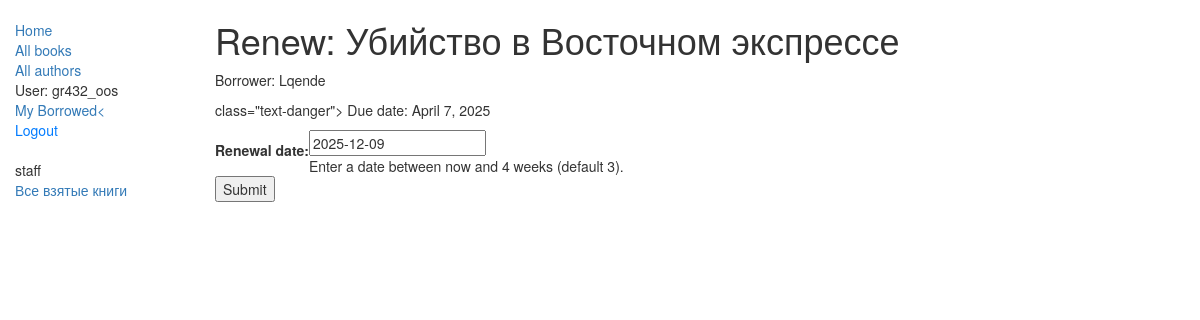
The app's page /catalog/book/6f23cda9-fe02-45d1-8295-461a527018bc/renew/ (signed in) with its own data.
### catalog/models.py (models this page shows, shortened)
class BookInstance(models.Model):
    id = models.UUIDField(primary_key=True, default=uuid.uuid4, help_text="Unique ID for this particular book across whole library")
    book = models.ForeignKey('Book', on_delete=models.SET_NULL, null=True)
    imprint = models.CharField(max_length=200)
    due_back = models.DateField(null=True, blank=True)
    borrower = models.ForeignKey(User, on_delete=models.SET_NULL, null=True, blank=True)
    LOAN_STATUS = (
        ('m', 'Maintenance'),
        ('o', 'On loan'),
        ('a', 'Available'),
        ('r', 'Reserved'),
    )
    status = models.CharField(max_length=1, choices=LOAN_STATUS, blank=True, default='m', help_text='Book availability')
    @property
    def is_overdue(self):
        if self.due_back and date.today() > self.due_back:
            return True
        return False
    class Meta:
        ordering = ["due_back"]
        permissions = [
            ("can_mark_returned", "Can mark book as returned"),
        ]

class Book(models.Model):
    title = models.CharField(max_length=200)
    author = models.ForeignKey('Author', on_delete=models.SET_NULL, null=True)
    summary = models.TextField(max_length=1000, help_text="Enter a brief description of the book")
    isbn = models.CharField('ISBN',max_length=13, help_text='13 Character <a href="https://www.isbn-international.org/content/what-isbn">ISBN number</a>')
    genre = models.ManyToManyField(Genre, help_text="Select a genre for this book")
    def display_genre(self):
        """
        Creates a string for the Genre. This is required to display genre in Admin.
        """
        return ', '.join([genre.name for genre in self.genre.all()[:3]])
    display_genre.short_description = 'Genre'

### catalog/views.py (the view)
# urls.py: path('book/<uuid:pk>/renew/', views.renew_book_librarian, name='renew-book-librarian'),
@permission_required('catalog.can_mark_returned')
def renew_book_librarian(request, pk):
    book_inst = get_object_or_404(BookInstance, pk=pk)
    if request.method == 'POST':
        form = RenewBookForm(request.POST)
        if form.is_valid():
            book_inst.due_back = form.cleaned_data['renewal_date']
            book_inst.save()
            return HttpResponseRedirect('/catalog/')
    else:
        proposed_renewal_date = datetime.date.today() + datetime.timedelta(weeks=3)
        form = RenewBookForm(initial={'renewal_date': proposed_renewal_date})
    return render(request, 'catalog/book_renew_librarian.html', {'form': form, 'bookinst': book_inst})

### catalog/forms.py (shortened to what this page needs)
class RenewBookForm(forms.Form):
    renewal_date = forms.DateField(help_text="Enter a date between now and 4 weeks (default 3).")

### catalog/templates/catalog/book_renew_librarian.html (shortened to what this page needs)
{% extends "base_generic.html" %}
{% block content %}
    <h1>Renew: {{ bookinst.book.title }}</h1>
    <p>Borrower: {{ bookinst.borrower }}</p>
    <p>{% if bookinst.is_overdue %} class="text-danger"{% endif %}>
        Due date: {{ bookinst.due_back }}
    </p>
    <form action="" method="post">
        <table>
        {{ form.as_table }}
        </table>
        <input type="submit" value="Submit">
    </form>
{% endblock %}

### catalog/templates/base_generic.html (shortened to what this page needs)
<!doctype html>
<html lang="en">
  <head>
    <link
      rel="stylesheet"
      href="https://maxcdn.bootstrapcdn.com/bootstrap/3.3.7/css/bootstrap.min.css" />
    {% load static %}
    <link rel="stylesheet" href="{% static 'css/styles.css' %}" />
  </head>
  <body>
    <div class="container-fluid">
      <div class="row">
        <div class="col-sm-2">
          {% block sidebar %}
            <ul class="sidebar-nav">
              <li><a href="{% url 'index' %}">Home</a></li>
              <li><a href="{% url 'books' %}">All books</a></li>
              <li><a href="{% url 'authors' %}">All authors</a></li>
              {% if user.is_authenticated %}
                <li>User: {{ user.get_username }}</li>
                <li><a href="{% url 'my-borrowed' %}">My Borrowed<</a></li>
                <li>
                  <form method="post" action="{% url 'logout' %}" style="display: inline;">
                  <button type="submit" style="background: none; border: none; color: #007bff; padding: 0; cursor: pointer;">
                      Logout
                  </button>
                  </form>
                </li>
              {% if user.is_staff %}
              <ul class="sidebar-nav">
                <li>staff</li>
                <li><a href="{% url 'all-borrowed' %}">Все взятые книги</a></li>
                {% endif %}
              {% else %}
                <li><a href="{% url 'login'%}?next={{request.path}}">Login</a></li>
              {% endif %}
            </ul>
           </ul>
          {% endblock %}
        </div>
        <div class="col-sm-10 ">{% block content %}{% endblock %}
        </div>
      </div>
    </div>
  </body>
</html>

### catalog/static/css/styles.css (style rules this page uses)
.sidebar-nav { margin-top: 20px; padding: 0; list-style: none; }

### records on screen
BookInstance: book "Убийство в Восточном экспрессе", borrower "Lqende", due_back "April 7, 2025"

### other values on screen
{{ user.get_username }} "gr432_oos"
